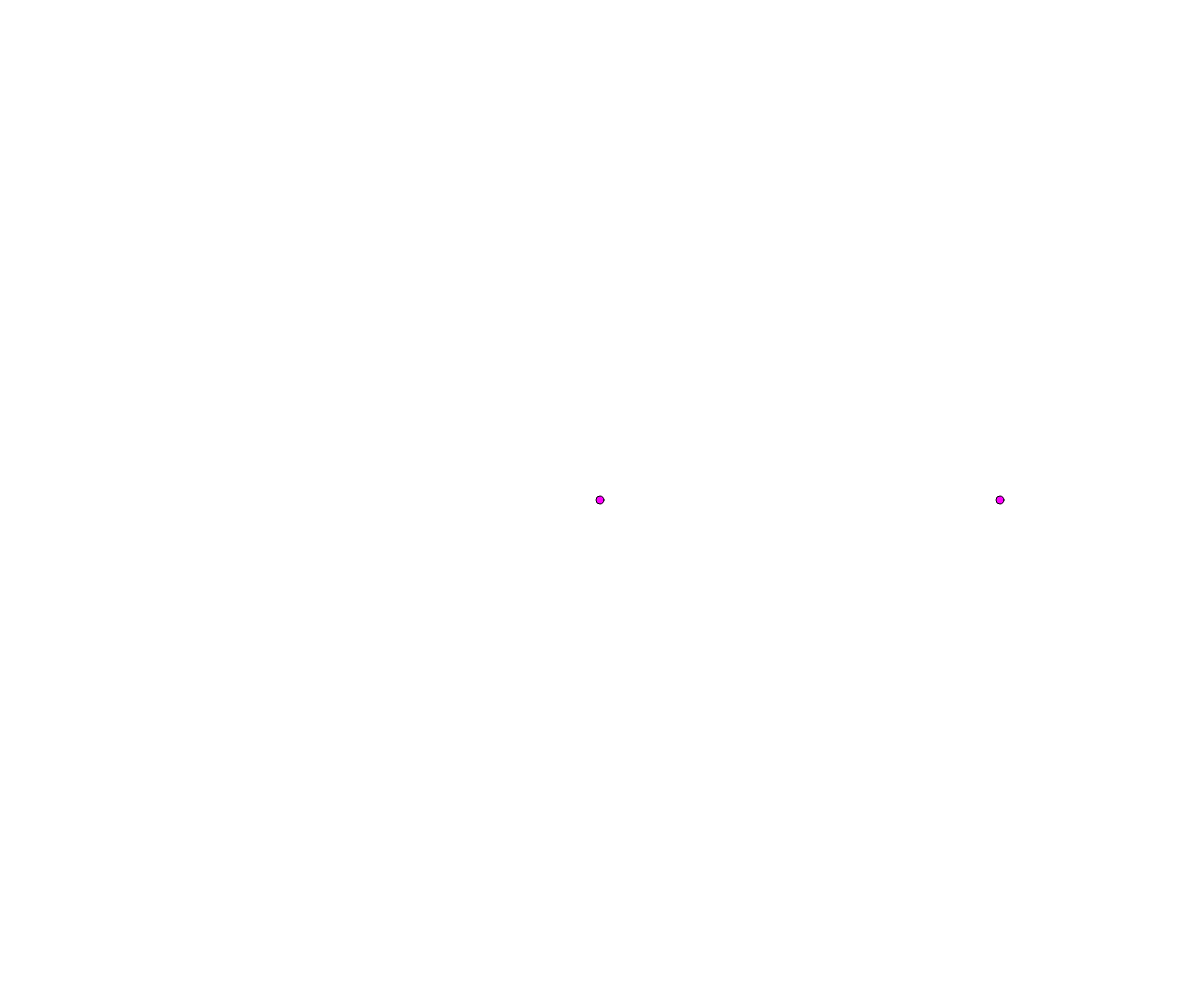
Frame 1 (no input)
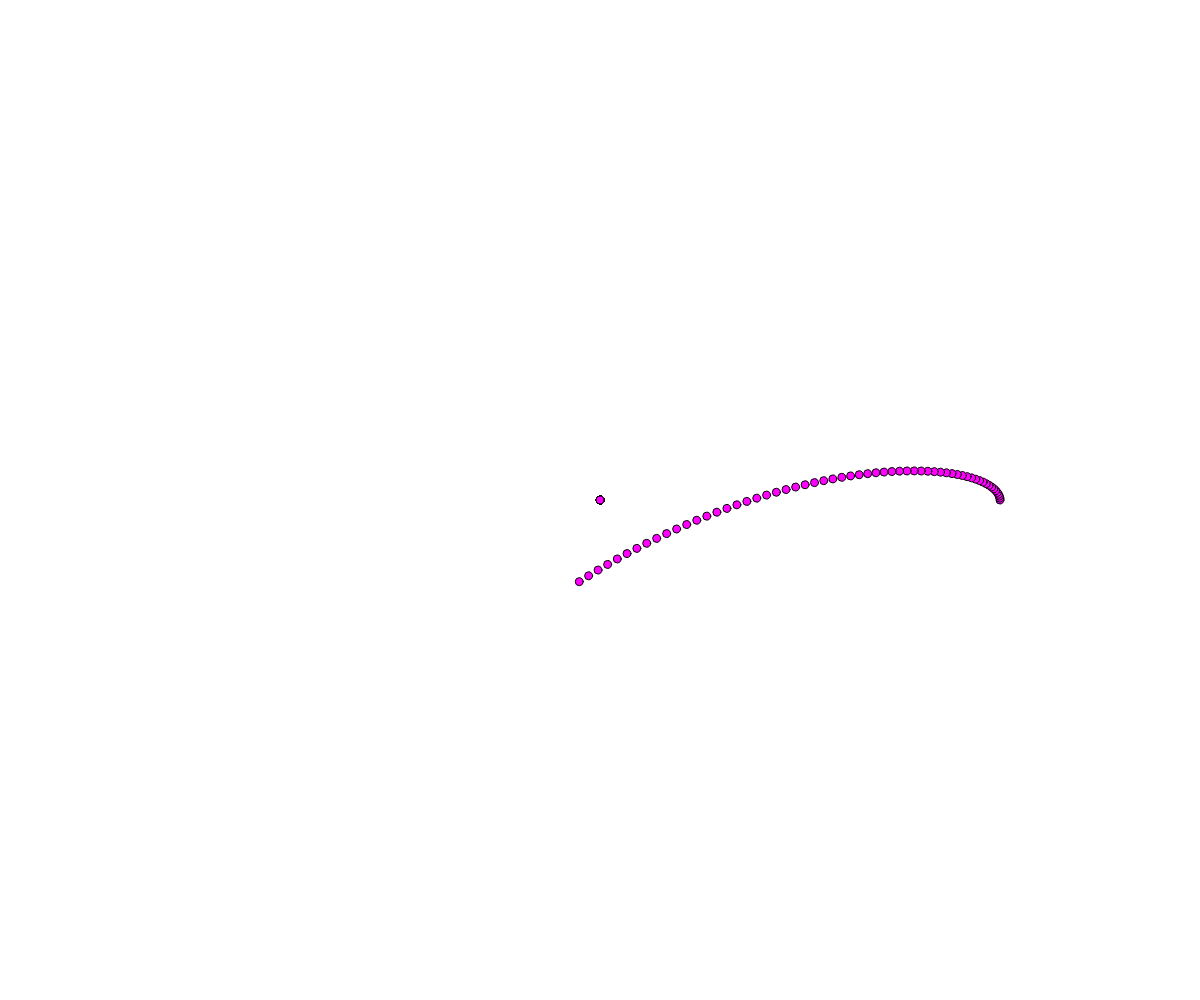
Frame 60 (no input)
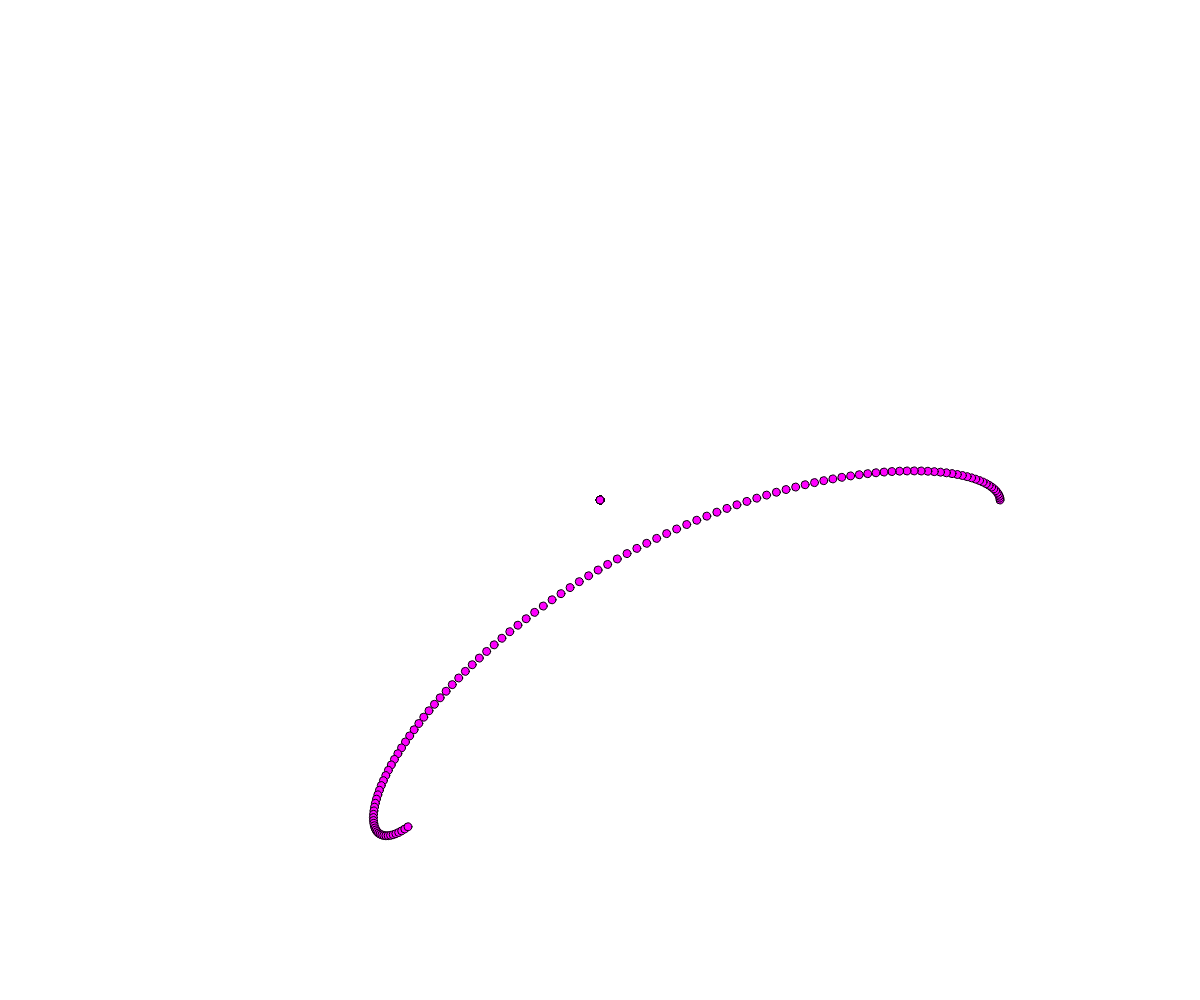
Frame 120 (the mouse pressed at the canvas centre since frame 60)

The p5.js sketch that drew these frames (run headless with seeded random() and noise() and a simulated clock; from frame 60 on, the mouse is pressed at the canvas centre):

// p5.js sketch
// ── sketch.js
function setup() {
	createCanvas(windowWidth, windowHeight);
  midX = windowWidth / 2;
  midY = windowHeight / 2;
  console.log(PI);
  console.log(sin(PI / 2));
  multi = 50;

  phi = 0;
  step = 0.02;

  R = 7 * multi;
  r = 2.4 * multi;
  d = 3.4 * multi;
}

function draw() {
  var c = color('magenta');
  fill(c);
  dot(midX, midY);

  x = hypoX(phi, R, r, d);
  y = hypoY(phi, R, r, d);
  dot(midX + x, midY + y);

  phi += step;
}

function dot(x, y) {
  ellipse(x, y, 8, 8);
}

function hypoX(phi, R, r, d) {
  return (R - r) * cos(phi) + d * cos((R - r) * phi / r);
}

function hypoY(phi, R, r, d) {
  return (R - r) * sin(phi) - d * sin((R - r) * phi / r);
}
